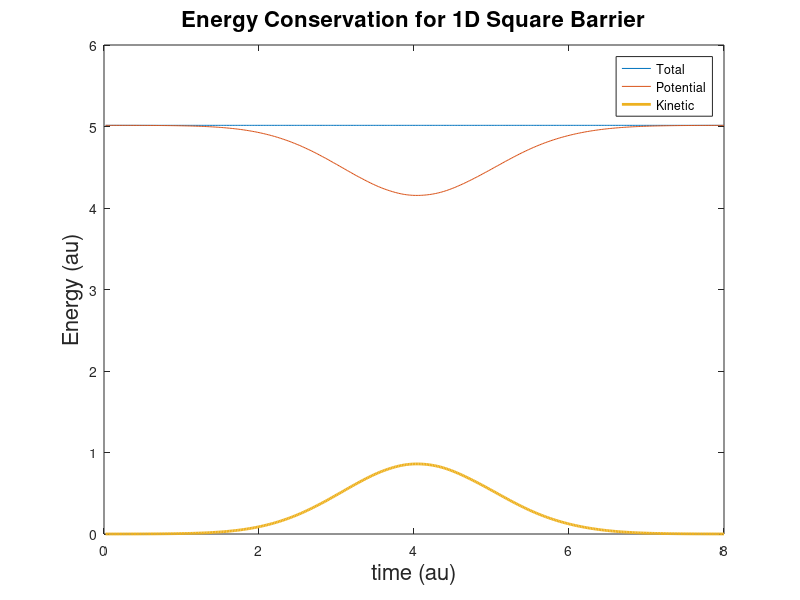

Source code (MATLAB):
 close all; clear all;

fs = 16; % Font Size
%% Scatter Plots for enerygy
%---------------------------------------------------
energyData = dlmread('qd1Out.txt');
time = energyData(:,1);
epot = energyData(:,2);
ekin = energyData(:,3);
etot = energyData(:,4);

plot(time, etot, time, epot, time, ekin, 'LineWidth', 2);
xlabel('time (au)','FontSize', fs); ylabel('Energy (au)','FontSize', fs);
legend('Total', 'Potential', 'Kinetic', 'Location','best');
title('Energy Conservation for 1D Square Barrier', 'FontSize', fs);

%% Scatter plots for Reflection and Transmission
%---------------------------------------------------
% coeffData = dlmread('qd1Out.txt');
% time = coeffData(:,1);
% refl = coeffData(:,2);
% tran = coeffData(:,3);
% 
% plot(time, refl, time, tran, 'LineWidth', 2);
% grid on;
% xlabel('time (au)','FontSize', fs); ylabel('Probability','FontSize', fs);
% legend('Refletion Coefficient', 'Transmission Coefficient', 'Location','best');
% title('Refletion & Transmission Coefficients', 'FontSize', fs);